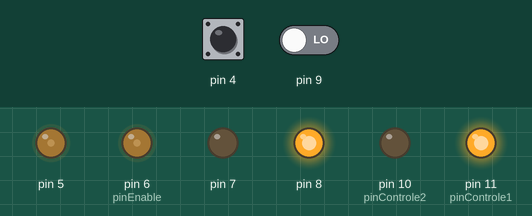
Simulated run of this sketch. Board: Arduino Uno, built with avr-gcc and run on an emulated ATmega328P. Parts: output pins drawn as LEDs (lit = HIGH). The inputs (shaded band) are chosen by the test bench; at power-on: pin 4 LOW, pin 9 LOW.

Above: at 1.2 s.
Timing chart, 0 to 0.0 s (numbered marks = the images above; inputs shaded):
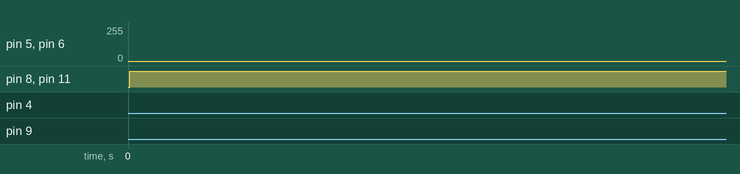

The sketch:

CapteursIR.ino
```cpp
#include "Arduino.h"
#include "CVoiture.h"

// Création de l'object
CVoiture * voiture;

void setup() {

  //Création structures

  // Structures moteurs
  struct Moteur MD;
  MD.pinControle1 = 11;
  MD.pinControle2 = 10;
  MD.pinEnable = 6;

  struct Moteur MG;
  MG.pinControle1 = 8;
  MG.pinControle2 = 7;
  MG.pinEnable = 5;

  int IRG = 4;
  int IRD = 9;

  voiture = new CVoiture(MG,MD,IRG,IRD); // Constructeur Moteur gauche, moteur droit, capteur droit , capteur devant
}

void loop() {

  int levelG;
  int levelD;

  levelG = voiture->get_IR_Gauche();
  levelD = voiture-> get_IR_Droit();

  if (levelG==1) //Quand on capte le noir sur la ligne gauche
  {
    voiture->tournerGauche(230,90);
  }
  else if (levelD==1) //Quand on capte le noir sur la ligne droite
  {
    voiture->tournerDroite(230,90);
  }
    else{
      voiture->avancer(200); //Impulsion pour entrainer les moteurs
          // Puis ralentir pour avoir une vitesse faible
      voiture->avancer(60);
    }

}
```

CVoiture.cpp
```cpp
#include "CVoiture.h"
#include "Arduino.h"

CVoiture::CVoiture(struct Moteur MG, struct Moteur MD, struct CapteurUs CDR , struct CapteurUs CDV){
		// Moteurs Gauche

		moteursGauche.pinControle1 = MG.pinControle1;
		moteursGauche.pinControle2 = MG.pinControle2;
		moteursGauche.pinEnable = MG.pinEnable;
		moteursGauche.vitesse = MG.vitesse;

		// Moteurs Droit

		moteursDroit.pinControle1 = MD.pinControle1;
		moteursDroit.pinControle2 = MD.pinControle2;
		moteursDroit.pinEnable = MD.pinEnable;
		moteursDroit.vitesse = MD.vitesse;

		// CapteurDevant

		capteurDevant.TRIG = CDV.TRIG;
		capteurDevant.ECHO = CDV.ECHO;

		// CapteurDroit

		capteurDroite.TRIG = CDR.TRIG;
		capteurDroite.ECHO = CDR.ECHO;

		setupUS();


}

CVoiture::CVoiture(struct Moteur MG, struct Moteur MD, int IRGauche, int IRDroit){
		// Moteurs Gauche

		moteursGauche.pinControle1 = MG.pinControle1;
		moteursGauche.pinControle2 = MG.pinControle2;
		moteursGauche.pinEnable = MG.pinEnable;
		moteursGauche.vitesse = MG.vitesse;

		// Moteurs Droit

		moteursDroit.pinControle1 = MD.pinControle1;
		moteursDroit.pinControle2 = MD.pinControle2;
		moteursDroit.pinEnable = MD.pinEnable;
		moteursDroit.vitesse = MD.vitesse;

		// Capteurs IR
		IR_Gauche = IRGauche;
		IR_Droit = IRDroit;

		setupIR();
}

void CVoiture::setupIR(){

		pinMode(moteursGauche.pinControle1, OUTPUT);
		pinMode(moteursGauche.pinControle2, OUTPUT);
		pinMode(moteursGauche.pinEnable, OUTPUT);

		pinMode(moteursDroit.pinControle1, OUTPUT);
		pinMode(moteursDroit.pinControle2, OUTPUT);
		pinMode(moteursDroit.pinEnable, OUTPUT);

		pinMode(IR_Gauche,INPUT);
		pinMode(IR_Droit, INPUT);

}


int CVoiture:: get_IR_Gauche(){
	return digitalRead(IR_Gauche);
}
int CVoiture:: get_IR_Droit(){
	return digitalRead(IR_Droit);
}
void CVoiture::setupUS(){

		pinMode(moteursGauche.pinControle1, OUTPUT);
		pinMode(moteursGauche.pinControle2, OUTPUT);
		pinMode(moteursGauche.pinEnable, OUTPUT);

		pinMode(moteursDroit.pinControle1, OUTPUT);
		pinMode(moteursDroit.pinControle2, OUTPUT);
		pinMode(moteursDroit.pinEnable, OUTPUT);

		pinMode(capteurDevant.TRIG, OUTPUT);
		pinMode(capteurDevant.ECHO, INPUT);

		pinMode(capteurDroite.TRIG, OUTPUT);
		pinMode(capteurDroite.ECHO, INPUT);

		vitesse=0;
}

void CVoiture::avancer(int vit){
    if (avance ==0){
        digitalWrite(moteursGauche.pinControle1,HIGH);
        digitalWrite(moteursGauche.pinControle2,LOW);
        digitalWrite(moteursDroit.pinControle1,HIGH);
        digitalWrite(moteursDroit.pinControle2,LOW);
      }
    avance =1;
	if (vit==-1){
		if (vitesse <=248){
			vitesse = vitesse + fadeAmount;
		        analogWrite(moteursGauche.pinEnable,vitesse);
    			analogWrite(moteursDroit.pinEnable,vitesse);
		}
	}
	else {
	    	analogWrite(moteursGauche.pinEnable,vit);
    		analogWrite(moteursDroit.pinEnable,vit);
        vitesse=vit;

	}

}

void CVoiture::reculer(int vit){
  if (avance==1){
        digitalWrite(moteursGauche.pinControle1,LOW);
        digitalWrite(moteursGauche.pinControle2,HIGH);
        digitalWrite(moteursDroit.pinControle1,LOW);
        digitalWrite(moteursDroit.pinControle2,HIGH);
  }
  avance=0;
  if(vit==-1){
    if(vitesse <=248){
        vitesse = vitesse + fadeAmount;
        analogWrite(moteursGauche.pinEnable,vitesse);
        analogWrite(moteursDroit.pinEnable,vitesse);
    }
  }
  else {
        analogWrite(moteursGauche.pinEnable,vit);
        analogWrite(moteursDroit.pinEnable,vit);
        vitesse=vit;

  }
}

void CVoiture::tournerGauche(int time, unsigned char vit){
	vitesse = vit;
	digitalWrite(moteursDroit.pinEnable,vit);
	digitalWrite(moteursDroit.pinControle1,LOW);
	digitalWrite(moteursDroit.pinControle2,HIGH);

	analogWrite(moteursGauche.pinEnable,vit);
	digitalWrite(moteursGauche.pinControle1,HIGH);
	digitalWrite(moteursGauche.pinControle2,LOW);
	delay(time);
  avance=0;

/*// On remet les états conformes aux états d'arrivés
  if (avance){
      digitalWrite(moteursDroit.pinEnable,vitesse);
      digitalWrite(moteursDroit.pinControle1,HIGH);
      digitalWrite(moteursDroit.pinControle2,LOW);
  }
  else{
      digitalWrite(moteursDroit.pinEnable,vitesse);
      digitalWrite(moteursDroit.pinControle1,LOW);
     digitalWrite(moteursDroit.pinControle2,HIGH);
  }*/
}

void CVoiture::tournerDroite(int time, unsigned char vit){
	vitesse = vit;
	digitalWrite(moteursGauche.pinEnable,vit);
	digitalWrite(moteursGauche.pinControle1,LOW);
	digitalWrite(moteursGauche.pinControle2,HIGH);

	analogWrite(moteursDroit.pinEnable,vit);
	digitalWrite(moteursDroit.pinControle1,HIGH);
	digitalWrite(moteursDroit.pinControle2,LOW);
	delay(time);
  avance=0;

 /* // On remet les états conformes aux états d'arrivés
  if (avance){
      digitalWrite(moteursGauche.pinEnable,vitesse);
      digitalWrite(moteursGauche.pinControle1,HIGH);
      digitalWrite(moteursGauche.pinControle2,LOW);
  }
  else {
      digitalWrite(moteursGauche.pinEnable,vitesse);
      digitalWrite(moteursGauche.pinControle1,LOW);
      digitalWrite(moteursGauche.pinControle2,HIGH);
  }*/
}

int CVoiture::get_US_Gauche(){
	int distance_gauche;
	digitalWrite(capteurDevant.TRIG,HIGH);
	delayMicroseconds(10);
    	digitalWrite(capteurDevant.TRIG,LOW);
    	delayMicroseconds(30);
    	distance_gauche=pulseIn(capteurDevant.ECHO, HIGH);
    	distance_gauche=distance_gauche/29/2;
     return distance_gauche;
}

int CVoiture::get_US_Droite(){
	int distance_droite;
	digitalWrite(capteurDroite.TRIG,HIGH);
	delayMicroseconds(10);
    	digitalWrite(capteurDroite.TRIG,LOW);
    	delayMicroseconds(30);
    	distance_droite=pulseIn(capteurDroite.ECHO, HIGH);
    	distance_droite=distance_droite/29/2;
      return distance_droite;
}
```

CVoiture.h
```cpp
struct Moteur{
		int pinControle1;
		int pinControle2;
		int vitesse;
		int pinEnable;
};

struct CapteurUs{
		int TRIG;
		int ECHO;
};

class CVoiture{

	public :
		CVoiture(struct Moteur MG, struct Moteur MD,  struct CapteurUs CDR
				,struct CapteurUs CDE);
		CVoiture(struct Moteur MG, struct Moteur MD, int IRGauche, int IRDroit);
		void setVitesse(int v){vitesse=v;};
		int getVitesse(){ return vitesse;};
		void tournerGauche(int time, unsigned char speed);
		void tournerDroite(int time, unsigned char speed);
		void reculer(int vitesse=0);
		void avancer(int vitesse=0);
		int get_IR_Gauche();
		int get_IR_Droit();
		bool get_avance(){return avance;};
		int get_US_Gauche();
		int get_US_Droite();
	private :
		bool avance;
		int IR_Gauche;
		int IR_Droit;
		void setupUS();
		void setupIR();
		unsigned char vitesse;
		int fadeAmount;
		struct Moteur moteursGauche;
		struct Moteur moteursDroit;
		struct CapteurUs capteurDevant;
		struct CapteurUs capteurDroite;

};
```
